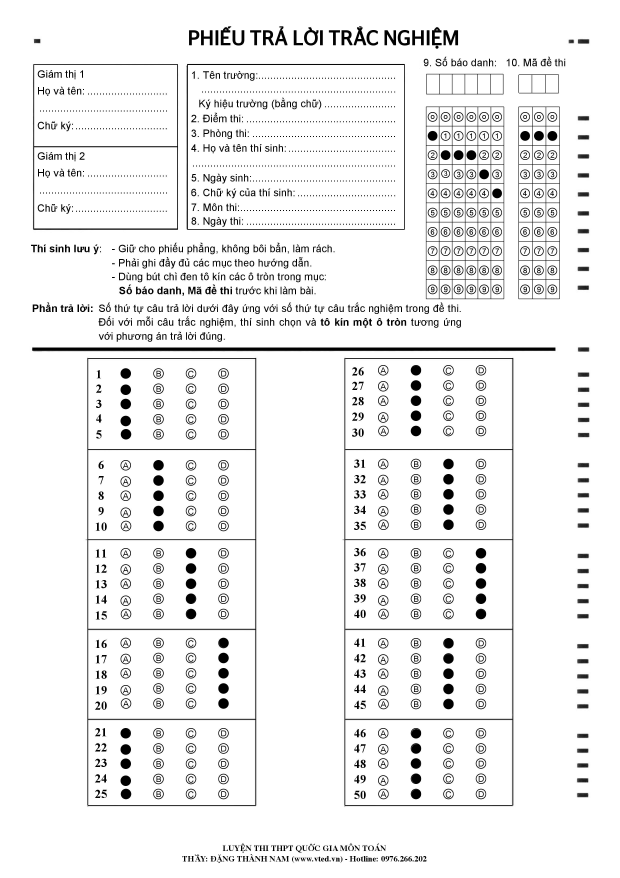
#> input picture media/BaiLam/SV1_Bzh7qio.jpg, 2480 x 3509 px, given in place of , which was not available (shown at 1/4 size)
$ python -i test_chose.py   (imports and definitions only)   (older library calls are emulated)
#> lines starting #> are read from the running program, lines starting #| are printed output that depends on the picture; after the words box and inside, x2 and y2 are one past the last pixel; in counts of white or black regions, pixels touching at a corner belong together; pictures that were not available may be replaced by others from this repository, and a replacement may not be noted
from imutils.perspective import four_point_transform
from imutils import contours
import numpy as np
import argparse
import imutils
import cv2
import datetime
import json
import urllib.request
from matplotlib import pyplot as plt
KEY_MAP = {0: "A", 1:"B", 2:"C", 3:"D"}

# [123 lines left out: functions url_to_image, auto_mark, not called in this run]

def auto_mark1(input_image=""):
	# load the image, convert it to grayscale, blur it
	# slightly, then find edges

#> called with input_image = ''
	if input_image.startswith("http"):
		paper = url_to_image(input_image)
	else:
		paper =cv2.imread(input_image)
#> paper is the input picture: shape (3509, 2480, 3); min 0, max 255, mean 239
	# paper = cv2.imread(input_image)
	warped = cv2.cvtColor(paper, cv2.COLOR_BGR2GRAY)
	# apply Otsu's thresholding method to binarize the warped
	# piece of paper

	height, width, channels = paper.shape
#> height = 3509; width = 2480; channels = 3
	# print(height)
	thresh = cv2.threshold(warped, 0, 255,
		cv2.THRESH_BINARY_INV | cv2.THRESH_OTSU)[1]
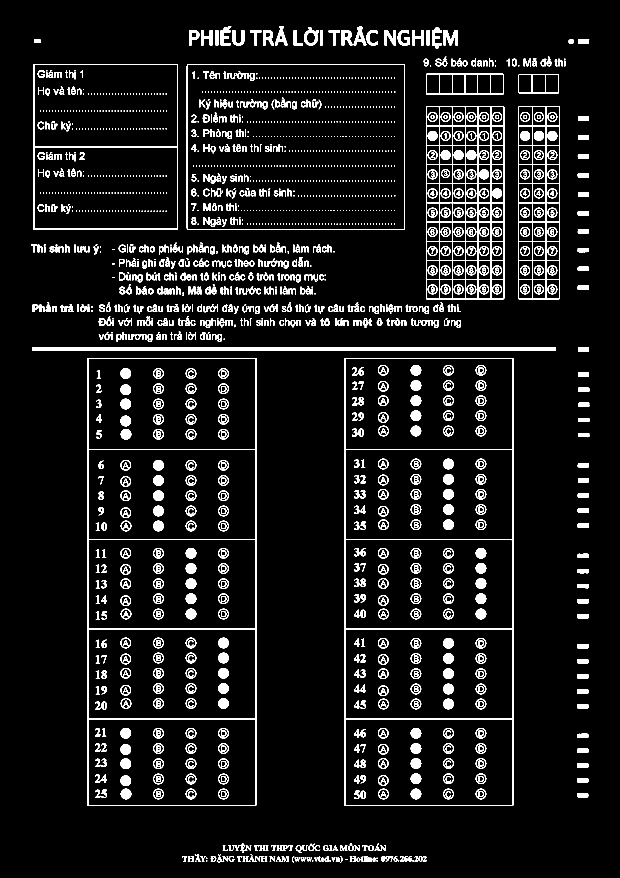
#> thresh: shape (3509, 2480) (shown at 1/4 size); 6.3% white; 2160 white regions (817 under 20 px)

	# find contours in the thresholded image, then initialize
	# the list of contours that correspond to questions
	cnts = cv2.findContours(thresh.copy(), cv2.RETR_EXTERNAL,
		cv2.CHAIN_APPROX_SIMPLE)
#> cnts = 601 contours, 107 with area under 20; largest, box (x1, y1, x2, y2) and area: (349, 1432, 1025, 3224) 1207431, (1378, 1432, 2053, 3224) 1207127, (746, 256, 1619, 919) 576586, (133, 257, 712, 919) 382058, (1704, 426, 2017, 1197) 240235
	cnts = cnts[0] if imutils.is_cv2() else cnts[1]
	questionCnts = []

	# cnts = contours.sort_contours(cnts,
	# 	method="top-to-bottom")[0]
	cnts = sorted(cnts, key=lambda ctr: cv2.boundingRect(ctr)[0] + cv2.boundingRect(ctr)[1] * paper.shape[1] )

	#use cv2 to get target(MASV. MADE, CAUTRALOI)

	target = []
	# print(len(cnts))
	for cnx in cnts:
		(x, y, w, h) = cv2.boundingRect(cnx)
		ar = h / float(w)
		color = (0, 255, 0)
		k = 0
		if h > height/8:
			# print(str(x) + " " +str(y) +" "+str(w)+" "+str(h)+" "+str(ar))
			cv2.drawContours(paper, [cnx], -1, color, 3)
			target.append(cnx)
#> this loop made 601 passes
#> (x, y, w, h, ar) on passes 1 to 3: (883, 105, 42, 76, 1.81), (1100, 105, 50, 76, 1.52), (1415, 105, 50, 76, 1.52)
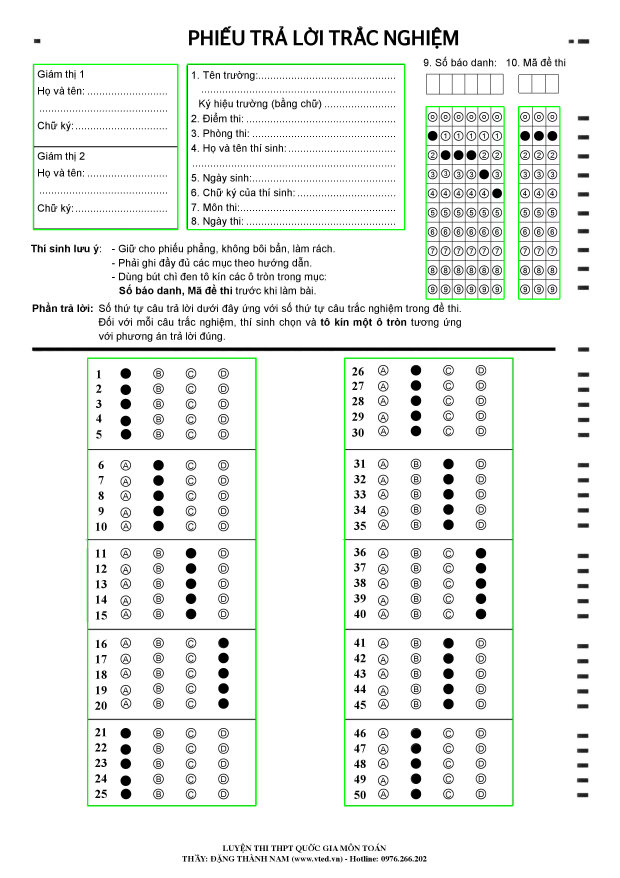
#> paper: shape (3509, 2480, 3) (shown at 1/4 size); mean B, G, R 237.8, 240.6, 237.8
#> after the loop, target = 6 contours; box (x1, y1, x2, y2) and area: (349, 1432, 1025, 3224) 1207431, (1378, 1432, 2053, 3224) 1207127, (746, 256, 1619, 919) 576586, (133, 257, 712, 919) 382058, (1704, 426, 2017, 1197) 240235, (2074, 426, 2240, 1197) 127043

	dict_count= {}

	output = {}
	# output1 = {}
	# p = 0
	# for tar in target:
	tar = target[2]
#> tar = [[1705, 426], [1704, 427], [1704, 1195], [1705, 1196], [2014, 1196], [2016, 1194], [2016, 428], [2014, 426]]
	color = (255, 255, 0)
	# cv2.drawContours(paper, [tar], -1, color, 3)
	peri4 = cv2.arcLength(tar, True)
#> peri4 = 2160.5
	approx4 = cv2.approxPolyDP(tar, 0.02 * peri4, True)
#> approx4 = [[1705, 426], [1704, 1195], [2014, 1196], [2016, 428]]
	# print (approx4)
	output = {}
	(x, y, w4, h4) = cv2.boundingRect(tar)
#> x = 1704; y = 426; w4 = 313; h4 = 771
	# print(str(x) + " " +str(y) +" "+str(w4)+" "+str(h4))
	width_one = round(w4/ 8.5)
#> width_one = 37
	paper4 = four_point_transform(paper, approx4.reshape(4, 2))
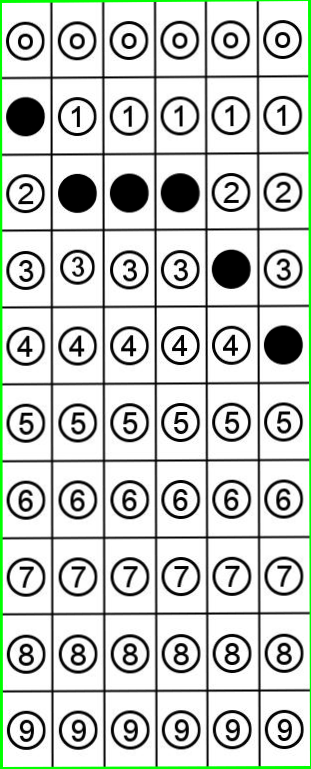
#> paper4: shape (769, 311, 3); mean B, G, R 200.8, 206, 200.8

	warped4 = cv2.cvtColor(paper4, cv2.COLOR_BGR2GRAY)
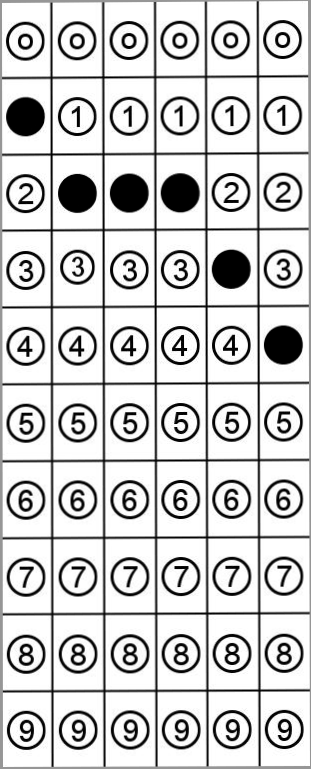
#> warped4: shape (769, 311); min 0, max 255, mean 203.8
	thresh4 = cv2.threshold(warped4, 0, 255,
	cv2.THRESH_BINARY_INV | cv2.THRESH_OTSU)[1]
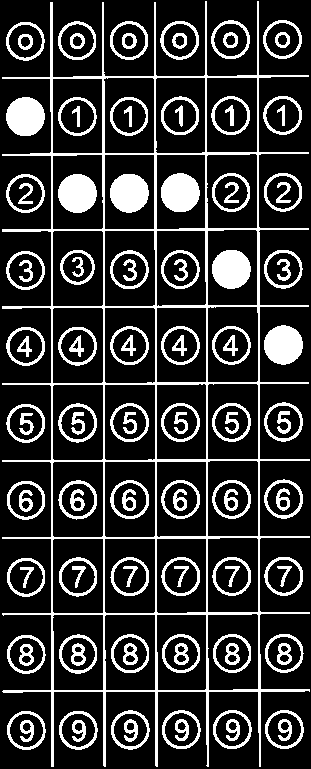
#> thresh4: shape (769, 311); 20.4% white; 115 white regions
	# plt.imshow(paper4,'gray')
	# plt.xticks([]), plt.yticks([])
	# plt.show()

	# find contours in the thresholded image, then initialize
	# the list of contours that correspond to questions
	cnts4 = cv2.findContours(thresh4.copy(), cv2.RETR_LIST,
		cv2.CHAIN_APPROX_SIMPLE)
#> cnts4 = 237 contours, 1 with area under 20; largest, box (x1, y1, x2, y2) and area: (2, 1, 310, 767) 130076, (104, 461, 156, 538) 3871, (207, 460, 259, 537) 3870, (207, 383, 259, 460) 3870, (52, 461, 104, 538) 3870
	cnts4 = cnts4[0] if imutils.is_cv2() else cnts4[1]
	questionCnts4 = []
	tbwone = width_one//1 + 1
#> tbwone = 38
	# print(tbwone)
	for cn in cnts4:
		(x, y, w, h) = cv2.boundingRect(cn)
		ar = w / float(h)
		if w >= tbwone and h >= tbwone and ar >= 0.8 and ar <= 1.2 :
			color = (0, 0, 255)
			# print(str(x) + " " +str(y) +" "+str(w)+" "+str(h)+" "+str(ar))
			cv2.drawContours(paper4, [cn], -1, color, 1)
			questionCnts4.append(cn)
#> this loop made 237 passes
#> (x, y, w, h, ar) on passes 1 to 12: (126, 722, 9, 9, 1), (74, 722, 9, 10, 0.9), (22, 722, 10, 10, 1), (280, 721, 10, 10, 1), (228, 721, 10, 10, 1), (177, 721, 10, 10, 1), (72, 720, 14, 22, 0.636), (20, 720, 14, 22, 0.636), (278, 719, 14, 22, 0.636), (226, 719, 14, 22, 0.636), (175, 719, 14, 22, 0.636), (124, 719, 14, 23, 0.609)
#> (x, y, w, h) on pass 49: (7, 635, 39, 39)
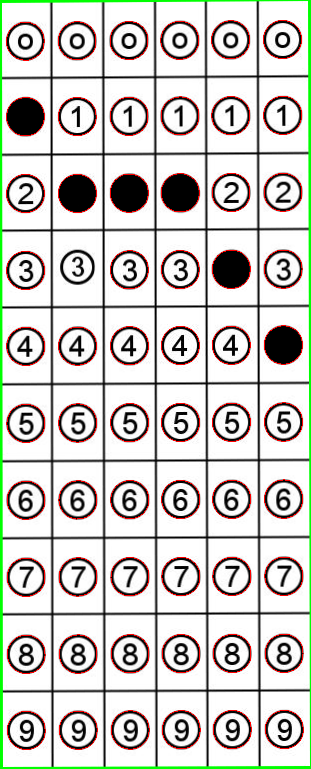
#> paper4: shape (769, 311, 3); 2.68% of pixels changed, all inside (x1, y1, x2, y2) = (6, 20, 304, 750)
	questionCnts4 = contours.sort_contours(questionCnts4,method="left-to-right")[0]
	for (q, i) in enumerate(np.arange(0, len(questionCnts4), 10)):
		cnts = contours.sort_contours(questionCnts4[i:i + 4])[0]
		bubbled = None
		list_count= []
		# loop over the sorted contours
		for (j, c) in enumerate(cnts):
			# construct a mask that reveals only the current
			# "bubble" for the question
			mask = np.zeros(thresh4.shape, dtype="uint8")
			cv2.drawContours(mask, [c], -1, 255, -1)

			mask = cv2.bitwise_and(thresh4, thresh4, mask=mask)
			total = cv2.countNonZero(mask)

			if (bubbled is None ):
				bubbled = (total, j)
			elif (bubbled[0] > 120 and total > 120):
				bubbled = (1,j)
			elif (total > bubbled[0]):
				bubbled = (total, j)
			dict_count[total] = j
			list_count.append(total)
		# print(list_count)
		list_count.sort(reverse=True)

		if list_count[0] < list_count[1] * 1.25:
			# p = p + 1
			result = {
				q+1 : None
			}

			output.update(result)
		else:
			color = (0, 255, 0)
			cv2.drawContours(paper4, [cnts4[k]], -1, color, 3)
			# p= p+1
			result = {
				q+1 : KEY_MAP[dict_count[list_count[0]]]
			}
			output.update(result)
#> this loop made 6 passes
#> i on passes 1 to 6: 0, 10, 20, 30, 40, 50
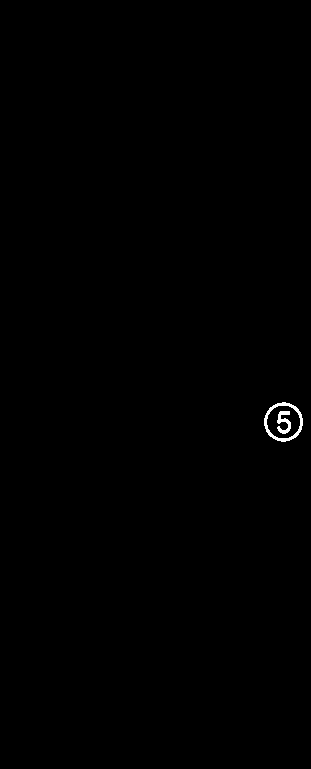
#> mask: shape (769, 311); 0.22% white; 2 white regions, box (x1, y1, x2, y2) and area: (264, 402, 303, 442) 361, (277, 411, 291, 434) 175
#> paper4: shape (769, 311, 3); 0.05% of pixels changed, all inside (x1, y1, x2, y2) = (124, 720, 137, 733)


	return json.dumps(output)


	# load the image, convert it to grayscale, blur it
	# slightly, then find edges

	if input_image.startswith("http"):
		paper = url_to_image(input_image)
	else:
		paper =cv2.imread(input_image)
	# paper = cv2.imread(input_image)
	warped = cv2.cvtColor(paper, cv2.COLOR_BGR2GRAY)
	# apply Otsu's thresholding method to binarize the warped
	# piece of paper

	height, width, channels = paper.shape
	# print(height)
	thresh = cv2.threshold(warped, 0, 255,
		cv2.THRESH_BINARY_INV | cv2.THRESH_OTSU)[1]

	# find contours in the thresholded image, then initialize
	# the list of contours that correspond to questions
	cnts = cv2.findContours(thresh.copy(), cv2.RETR_EXTERNAL,
		cv2.CHAIN_APPROX_SIMPLE)
	cnts = cnts[0] if imutils.is_cv2() else cnts[1]
	questionCnts = []

	# cnts = contours.sort_contours(cnts,
	# 	method="top-to-bottom")[0]
	cnts = sorted(cnts, key=lambda ctr: cv2.boundingRect(ctr)[0] + cv2.boundingRect(ctr)[1] * paper.shape[1] )

	#use cv2 to get target(MASV. MADE, CAUTRALOI)

	target = []
	# print(len(cnts))
	for cnx in cnts:
		(x, y, w, h) = cv2.boundingRect(cnx)
		ar = h / float(w)
		color = (0, 255, 0)
		k = 0
		if h > height/8:
			# print(str(x) + " " +str(y) +" "+str(w)+" "+str(h)+" "+str(ar))
			cv2.drawContours(paper, [cnx], -1, color, 3)
			target.append(cnx)

	dict_count= {}
	output = {}
	# output1 = {}
	# p = 0
	# for tar in target:
	tar = target[3]
	color = (255, 255, 0)
	# cv2.drawContours(paper, [tar], -1, color, 3)
	peri4 = cv2.arcLength(tar, True)
	approx4 = cv2.approxPolyDP(tar, 0.02 * peri4, True)
	# print (approx4)
	output = {}
	(x, y, w4, h4) = cv2.boundingRect(tar)
	# print(str(x) + " " +str(y) +" "+str(w4)+" "+str(h4))
	width_one = round(w4/ 8.5)
	paper4 = four_point_transform(paper, approx4.reshape(4, 2))

	warped4 = cv2.cvtColor(paper4, cv2.COLOR_BGR2GRAY)
	thresh4 = cv2.threshold(warped4, 0, 255,
	cv2.THRESH_BINARY_INV | cv2.THRESH_OTSU)[1]
	# plt.imshow(paper4,'gray')
	# plt.xticks([]), plt.yticks([])
	# plt.show()

	# find contours in the thresholded image, then initialize
	# the list of contours that correspond to questions
	cnts4 = cv2.findContours(thresh4.copy(), cv2.RETR_LIST,
		cv2.CHAIN_APPROX_SIMPLE)
	cnts4 = cnts4[0] if imutils.is_cv2() else cnts4[1]
	questionCnts4 = []
	tbwone = width_one * 2 - 1
	# print(tbwone)
	for cn in cnts4:
		(x, y, w, h) = cv2.boundingRect(cn)
		ar = w / float(h)
		if w >= tbwone and h >= tbwone and ar >= 0.8 and ar <= 1.2 :
			color = (0, 0, 255)
			# print(str(x) + " " +str(y) +" "+str(w)+" "+str(h)+" "+str(ar))
			cv2.drawContours(paper4, [cn], -1, color, 1)
			questionCnts4.append(cn)
	questionCnts4 = contours.sort_contours(questionCnts4,method="left-to-right")[0]
	# [4 lines of commented-out code are left out]
	for (q, i) in enumerate(np.arange(0, len(questionCnts4), 10)):
		cnts = contours.sort_contours(questionCnts4[i:i + 4])[0]
		bubbled = None
		list_count= []
		# loop over the sorted contours
		for (j, c) in enumerate(cnts):
			# construct a mask that reveals only the current
			# "bubble" for the question
			mask = np.zeros(thresh4.shape, dtype="uint8")
			cv2.drawContours(mask, [c], -1, 255, -1)

			mask = cv2.bitwise_and(thresh4, thresh4, mask=mask)
			total = cv2.countNonZero(mask)

			if (bubbled is None ):
				bubbled = (total, j)
			elif (bubbled[0] > 120 and total > 120):
				bubbled = (1,j)
			elif (total > bubbled[0]):
				bubbled = (total, j)
			dict_count[total] = j
			list_count.append(total)
		# print(list_count)
		list_count.sort(reverse=True)

		if list_count[0] < list_count[1] * 1.25:
			# p = p + 1
			result = {
				q+1 : None
			}

			output.update(result)
		else:
			color = (0, 255, 0)
			cv2.drawContours(paper4, [cnts4[k]], -1, color, 3)
			# p= p+1
			result = {
				q+1 : KEY_MAP[dict_count[list_count[0]]]
			}
			output.update(result)


	return json.dumps(output)


# [160 lines left out: function auto_mark2, not called in this run]

>>> result = auto_mark1()
